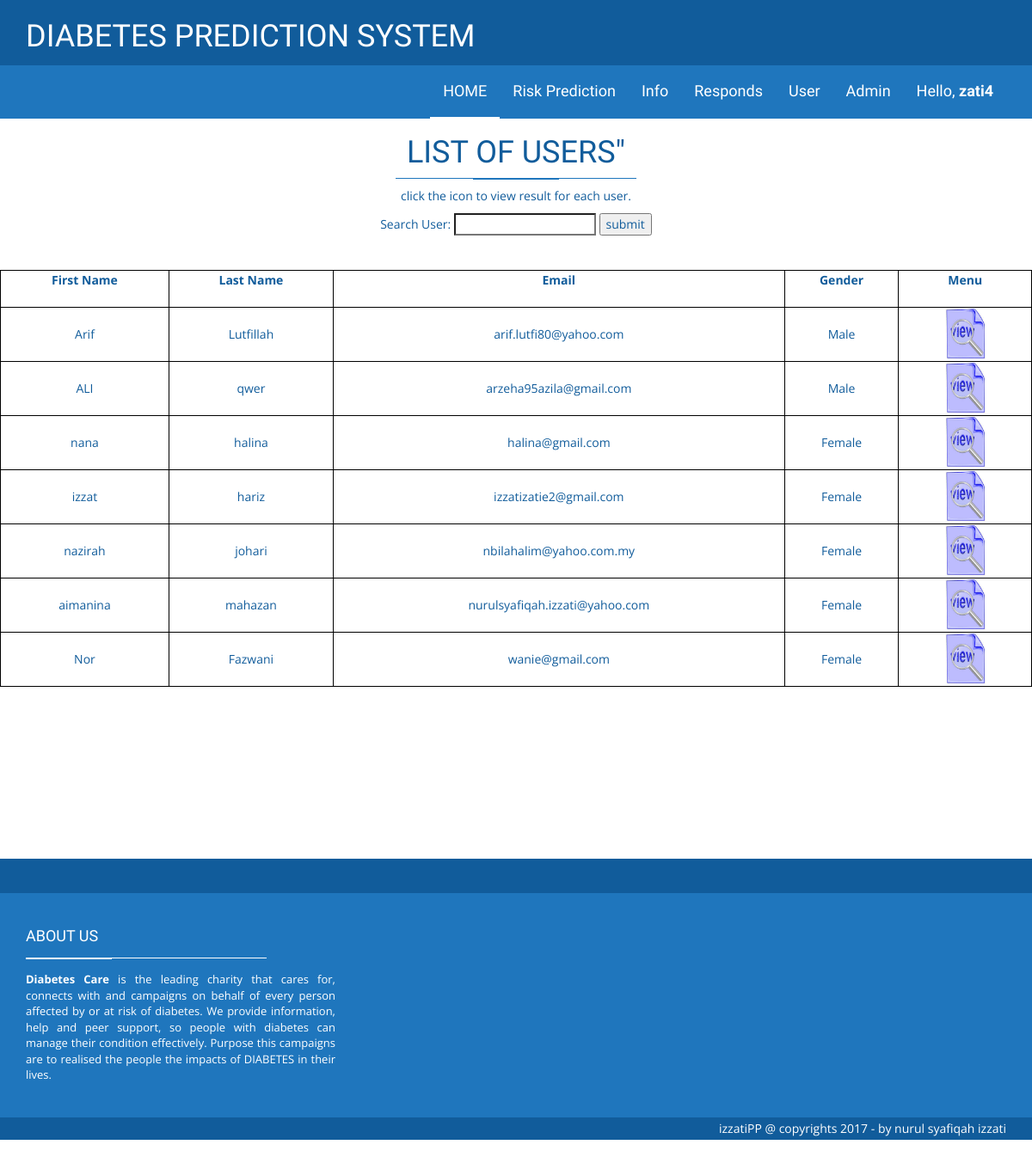
/HTML/userResult.php (signed in), run on the app's committed database.
### tables this page shows
CREATE TABLE IF NOT EXISTS `user` (
  `email` varchar(100) NOT NULL,
  `password` varchar(40) NOT NULL,
  `firstName` varchar(100) NOT NULL,
  `lastName` varchar(100) NOT NULL,
  `gender` varchar(45) NOT NULL
);

### HTML/userResult.php (the view, shortened to what this page needs)
<!DOCTYPE html>
<html class="no-js">
    <head>
        <link rel="stylesheet" href="assets/css/bootstrap.min.css">
        <link rel="stylesheet" href="assets/css/font-awesome.min.css">
        <link rel="stylesheet" href="assets/css/style.css">
    </head>
    <body>
	<?php
$a = $_SESSION['adminID'];
?>
 <header class="main-header">
        <nav class="navbar navbar-static-top">
            <div class="navbar-top">
              <div class="container">
                  <div class="row">
                    <div class="col-sm-6 col-xs-12">
                        <ul class="list-unstyled list-inline header-contact">
                            <li> <h1>DIABETES PREDICTION SYSTEM</li>
                       </ul>
                    </div>
                  </div>
              </div>
            </div>
            <div class="navbar-main">
              <div class="container">
                <div id="navbar" class="navbar-collapse collapse pull-right">
                  <ul class="nav navbar-nav">
    <li><a class="is-active" href="adminIndex.php">HOME </a></li>
                    <li class="has-child"><a href="#">Risk Prediction</a>
					</li>
					<li class="has-child"><a href="#">Info</a>
					</li>
						<li class="has-child"><a href="#">Responds</a>
					</li>
						<li class="has-child"><a href="#">User</a>
					</li>	<li class="has-child"><a href="#">Admin</a>
					</li>
					<li class="has-child"><a href="#">Hello, <b><?php echo $a; ?></b></a>
                  </ul>
                </div>
              </div>
            </div>
        </nav>
    </header>
		<h1 class="page-title"><center>LIST OF USERS"</center> <span class="title-under"></span></h1>
			<p class="page-description">
				<center>click the icon to view result for each user.</center>
			</p>
		<center><form action="searchresult.php" method="get">
  Search User:
  <input type="search" name="search">
  <input type="submit" value="submit">
</form></center>
<div class="main-container fadeIn animated">
		<div class="container">
			<div class="row">
						<div class="row">
<br><br><center>
  <?php
			$con=mysqli_connect("localhost","root","","diabetes");
			$result = mysqli_query($con,"SELECT * FROM user");
			if($row = mysqli_fetch_array($result))
			  {
echo "<table align=center style='width:100%' border=3 cellpadding=40 cellspacing=100 \n";
			  echo "<tr><th>First Name  <br><br></th><th >Last Name <br><br></th><th >Email<br><br></th><th >Gender<br><br></th><th>Menu<br><br></th></tr>\n";
			  do{
				printf("<tr><td align=center>%s </td><td align=center>%s </td><td align=center>%s</td><td align=center>%s</td><td align=center>%s</td></tr>\n",
					   $row['firstName'],$row['lastName'],$row['email'], $row['gender'],"<a href='sej.php?title=".$row['email']."'><img border='0' alt='W3Schools' src='viewicon.jpg' width='60' height='60'></a>");
			  }while($row=mysqli_fetch_array($result));
			  echo "</table>\n";
			  }
			else
			  echo "<center><b>Sorry, no records found!</b></center>";
			?>
			</center>
	<br><br><br>
	<br><br><br>
<br><br><br><br>
                        </div>
						</div></div>
  <footer class="main-footer">
        <div class="footer-top">
        </div>
        <div class="footer-main">
            <div class="container">
                <div class="row">
                    <div class="col-md-4">
                        <div class="footer-col">
                            <h4 class="footer-title">About us <span class="title-under"></span></h4>
                            <div class="footer-content">
                                <p>
                                    <strong>Diabetes Care</strong>
is the leading charity that cares for, connects with and campaigns on behalf of every person affected by or at risk of diabetes. We provide information, help and peer support, so people with diabetes can manage their condition effectively.
Purpose this campaigns are to realised the people the impacts of DIABETES in their lives.
                                </p>
                            </div>
                        </div>
                    </div>
                    <div class="col-md-4">
                    </div>
                    <div class="clearfix"></div>
                </div>
            </div>
        </div>
        <div class="footer-bottom">
            <div class="container text-right">
                    izzatiPP @ copyrights 2017 - by nurul syafiqah izzati
            </div>
        </div>
    </footer>
    </body>
</html>

### HTML/assets/css/style.css (style rules this page uses)
body { font-family: "Open sans", sans-serif; color: #115c9b; }
h1, h2, h3, h4 { font-family: "Dosis", sans-serif; }
a { color: inherit; }
.navbar-static-top { margin: 0; border: 0; color: #fff; }
.navbar-top { background: #115c9b; font-size: 12px; padding: 3px 0; }
.navbar-top .list-inline { margin-bottom: 0; }
.navbar-top .header-contact li { margin-right: 15px; }
.navbar-main { margin-bottom: 0; color: #fff; background: #1f76bd; }
.navbar-main a:hover, .navbar-main a:active, .navbar-main a:focus, .navbar-main a.is-active { background: none !important; color: inherit; border-bottom: 2px solid #fff; }
.navbar-main li a { font-family: "Dosis", sans-serif; font-size: 18px; padding: 20px 15px; border-bottom: 2px solid transparent; }
.footer-top { background: #115c9b; height: 40px; }
.main-footer { background: #1f76bd; color: #fff; }
.main-footer .footer-main { padding: 30px 0; }
.main-footer .footer-title { text-transform: uppercase; margin-bottom: 10px; }
.main-footer .footer-title .title-under { background: #fff; margin: 15px 0; text-align: left; }
.main-footer .footer-title .title-under:after { margin: 0; background: #fff; }
.main-footer .footer-content { text-align: justify; font-size: 13px; }
.footer-bottom { background: #115c9b; padding: 3px; }
.page-description { font-size: 18px; }
.main-container { margin-bottom: 50px; }
.title-under { display: block; margin: 5px auto; background: #1f76bd; height: 1px; width: 280px; }
.title-under:after { content: ''; display: block; width: 100px; background: inherit; height: 2px; margin: 0 auto; margin-top: 10px; }
.animated { visibility: visible; -webkit-animation-duration: 1s; animation-duration: 1s; -webkit-animation-fill-mode: both; animation-fill-mode: both; }
.animated.fadeIn { -webkit-animation-duration: 1.5s; animation-duration: 1.5s; }
.fadeIn { -webkit-animation-name: fadeIn; animation-name: fadeIn; }

### HTML/userResult.php (style rules this page uses)
table, th, td { border: 1px solid black; border-collapse: collapse; }
th, td { padding: 1px; }
th { text-align: center; }

### data on the page
user: firstName "Arif", lastName "Lutfillah", email "arif.lutfi80@yahoo.com", gender "Male", email (picture)
user: firstName "ALI", lastName "qwer", email "arzeha95azila@gmail.com", gender "Male", email (picture)
user: firstName "nana", lastName "halina", email "halina@gmail.com", gender "Female", email (picture)
user: firstName "izzat", lastName "hariz", email "izzatizatie2@gmail.com", gender "Female", email (picture)
user: firstName "nazirah", lastName "johari", email "nbilahalim@yahoo.com.my", gender "Female", email (picture)
user: firstName "aimanina", lastName "mahazan", email "nurulsyafiqah.izzati@yahoo.com", gender "Female", email (picture)
user: firstName "Nor", lastName "Fazwani", email "wanie@gmail.com", gender "Female", email (picture)

### other printed values
$a "zati4"
